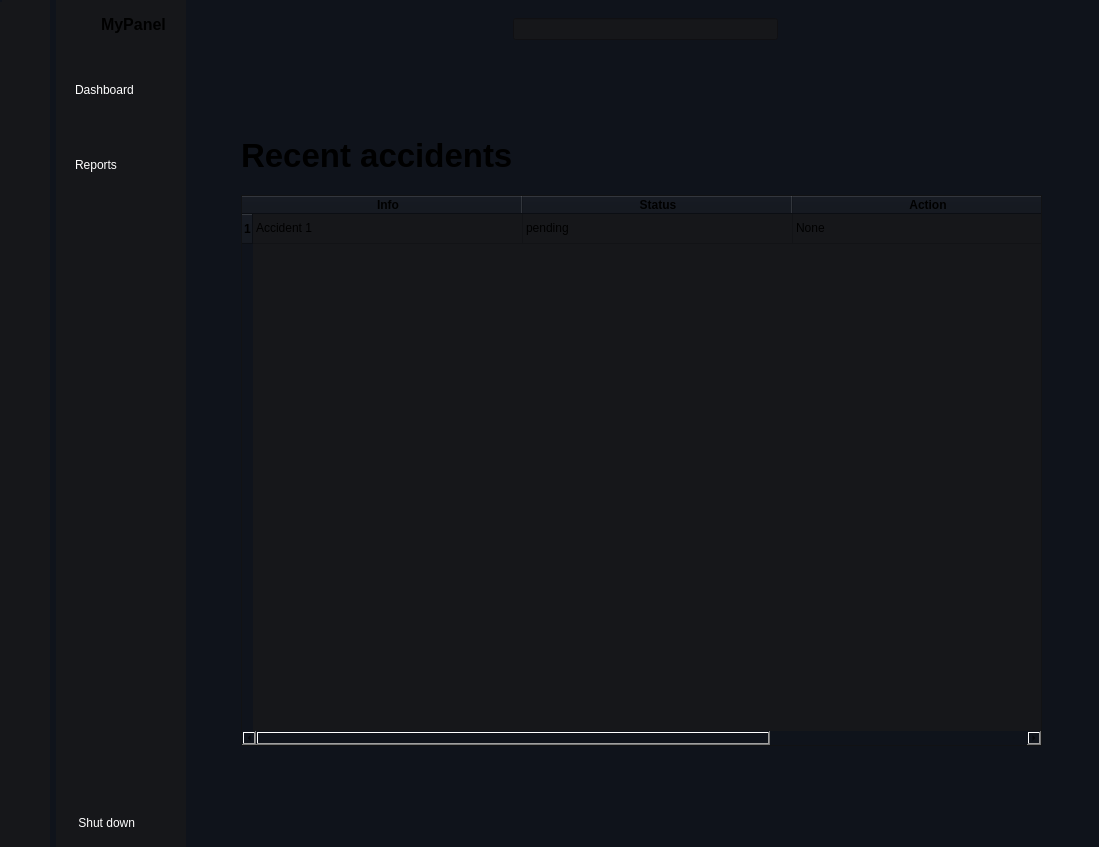
<?xml version="1.0" encoding="UTF-8"?>
<ui version="4.0">
 <class>MainWindow</class>
 <widget class="QMainWindow" name="MainWindow">
  <property name="geometry">
   <rect>
    <x>0</x>
    <y>0</y>
    <width>1099</width>
    <height>847</height>
   </rect>
  </property>
  <property name="windowTitle">
   <string>MainWindow</string>
  </property>
  <property name="styleSheet">
   <string notr="true">background-color: 
rgb(15, 19, 27);
</string>
  </property>
  <widget class="QWidget" name="centralwidget">
   <layout class="QGridLayout" name="gridLayout">
    <property name="leftMargin">
     <number>0</number>
    </property>
    <property name="topMargin">
     <number>0</number>
    </property>
    <property name="rightMargin">
     <number>0</number>
    </property>
    <property name="bottomMargin">
     <number>0</number>
    </property>
    <item row="0" column="0">
     <layout class="QHBoxLayout" name="horizontalLayout_4"/>
    </item>
    <item row="1" column="1">
     <widget class="QWidget" name="icon_name_widget" native="true">
      <property name="styleSheet">
       <string notr="true">QWidget{
background-color: rgb(22, 23, 26);}
QPushButton{
color: white;
height: 30px;
border:none;
}
</string>
      </property>
      <layout class="QVBoxLayout" name="verticalLayout_3">
       <item>
        <layout class="QHBoxLayout" name="horizontalLayout_5">
         <item>
          <widget class="QLabel" name="label">
           <property name="minimumSize">
            <size>
             <width>30</width>
             <height>30</height>
            </size>
           </property>
           <property name="maximumSize">
            <size>
             <width>30</width>
             <height>30</height>
            </size>
           </property>
           <property name="text">
            <string/>
           </property>
           <property name="pixmap">
            <pixmap resource="resources.qrc">:/images/dashboard.png</pixmap>
           </property>
           <property name="scaledContents">
            <bool>true</bool>
           </property>
          </widget>
         </item>
        </layout>
       </item>
       <item>
        <layout class="QVBoxLayout" name="verticalLayout">
         <property name="spacing">
          <number>45</number>
         </property>
         <property name="topMargin">
          <number>30</number>
         </property>
         <item>
          <widget class="QPushButton" name="dashboard_1">
           <property name="text">
            <string/>
           </property>
           <property name="icon">
            <iconset resource="resources.qrc">
             <normaloff>:/images/520-5203406_marqueur-google-map-icon-hd-png-download-removebg-preview.png</normaloff>:/images/520-5203406_marqueur-google-map-icon-hd-png-download-removebg-preview.png</iconset>
           </property>
           <property name="checkable">
            <bool>true</bool>
           </property>
           <property name="autoExclusive">
            <bool>true</bool>
           </property>
          </widget>
         </item>
         <item>
          <widget class="QPushButton" name="reports_1">
           <property name="text">
            <string/>
           </property>
           <property name="icon">
            <iconset resource="resources.qrc">
             <normaloff>:/images/view-details-xxl-removebg-preview.png</normaloff>:/images/view-details-xxl-removebg-preview.png</iconset>
           </property>
           <property name="checkable">
            <bool>true</bool>
           </property>
           <property name="autoExclusive">
            <bool>true</bool>
           </property>
          </widget>
         </item>
        </layout>
       </item>
       <item>
        <spacer name="verticalSpacer">
         <property name="orientation">
          <enum>Qt::Orientation::Vertical</enum>
         </property>
         <property name="sizeHint" stdset="0">
          <size>
           <width>20</width>
           <height>527</height>
          </size>
         </property>
        </spacer>
       </item>
       <item>
        <widget class="QPushButton" name="pushButton_6">
         <property name="text">
          <string/>
         </property>
         <property name="icon">
          <iconset resource="resources.qrc">
           <normaloff>:/images/log_out.png</normaloff>:/images/log_out.png</iconset>
         </property>
         <property name="checkable">
          <bool>true</bool>
         </property>
        </widget>
       </item>
      </layout>
     </widget>
    </item>
    <item row="1" column="3">
     <widget class="QWidget" name="icon_only_widget" native="true">
      <layout class="QVBoxLayout" name="verticalLayout_5">
       <item>
        <widget class="QWidget" name="heade_widget" native="true">
         <layout class="QHBoxLayout" name="horizontalLayout_6">
          <property name="topMargin">
           <number>9</number>
          </property>
          <item>
           <widget class="QPushButton" name="menu">
            <property name="styleSheet">
             <string notr="true">border: none;</string>
            </property>
            <property name="text">
             <string/>
            </property>
            <property name="icon">
             <iconset resource="resources.qrc">
              <normaloff>:/images/535146.png</normaloff>:/images/535146.png</iconset>
            </property>
            <property name="iconSize">
             <size>
              <width>20</width>
              <height>20</height>
             </size>
            </property>
            <property name="checkable">
             <bool>true</bool>
            </property>
           </widget>
          </item>
          <item>
           <spacer name="horizontalSpacer">
            <property name="orientation">
             <enum>Qt::Orientation::Horizontal</enum>
            </property>
            <property name="sizeHint" stdset="0">
             <size>
              <width>253</width>
              <height>17</height>
             </size>
            </property>
           </spacer>
          </item>
          <item>
           <widget class="QLineEdit" name="lineEdit">
            <property name="styleSheet">
             <string notr="true">background-color: rgb(15, 19, 27);
background-color: rgb(64, 62, 62);
background-color: rgb(22, 23, 26);
</string>
            </property>
           </widget>
          </item>
          <item>
           <widget class="QPushButton" name="pushButton_14">
            <property name="styleSheet">
             <string notr="true">border:none;</string>
            </property>
            <property name="text">
             <string/>
            </property>
            <property name="icon">
             <iconset resource="resources.qrc">
              <normaloff>:/images/ser.png</normaloff>:/images/ser.png</iconset>
            </property>
           </widget>
          </item>
          <item>
           <spacer name="horizontalSpacer_2">
            <property name="orientation">
             <enum>Qt::Orientation::Horizontal</enum>
            </property>
            <property name="sizeHint" stdset="0">
             <size>
              <width>253</width>
              <height>20</height>
             </size>
            </property>
           </spacer>
          </item>
         </layout>
        </widget>
       </item>
       <item>
        <widget class="QStackedWidget" name="stackedWidget">
         <property name="styleSheet">
          <string notr="true">background-color: rgb(15, 19, 27);
background-color: rgb(220, 138, 221);
background-color: rgb(15, 19, 27);

</string>
         </property>
         <property name="currentIndex">
          <number>2</number>
         </property>
         <widget class="QWidget" name="Dashboard_page">
          <widget class="QLabel" name="label_4">
           <property name="geometry">
            <rect>
             <x>310</x>
             <y>250</y>
             <width>291</width>
             <height>151</height>
            </rect>
           </property>
           <property name="font">
            <font>
             <pointsize>25</pointsize>
            </font>
           </property>
           <property name="text">
            <string>Dashboard page</string>
           </property>
          </widget>
         </widget>
         <widget class="QWidget" name="Notifications_page"/>
         <widget class="QWidget" name="Reports_page">
          <widget class="QLabel" name="label_6">
           <property name="geometry">
            <rect>
             <x>40</x>
             <y>70</y>
             <width>271</width>
             <height>61</height>
            </rect>
           </property>
           <property name="font">
            <font>
             <pointsize>25</pointsize>
             <bold>true</bold>
            </font>
           </property>
           <property name="text">
            <string>Recent accidents</string>
           </property>
          </widget>
          <widget class="QTableWidget" name="tableWidget">
           <property name="geometry">
            <rect>
             <x>40</x>
             <y>140</y>
             <width>801</width>
             <height>551</height>
            </rect>
           </property>
           <property name="maximumSize">
            <size>
             <width>801</width>
             <height>16777215</height>
            </size>
           </property>
           <property name="styleSheet">
            <string notr="true">QHeaderView::section{
font-weight: bold;
background-color: rgb(15, 19, 27);


}
QTableWidget{
	alternate-background-color:  rgb(15, 19, 27);
	background-color: rgb(22, 23, 26);

}
</string>
           </property>
           <property name="alternatingRowColors">
            <bool>true</bool>
           </property>
           <attribute name="horizontalHeaderCascadingSectionResizes">
            <bool>false</bool>
           </attribute>
           <attribute name="horizontalHeaderMinimumSectionSize">
            <number>57</number>
           </attribute>
           <attribute name="horizontalHeaderDefaultSectionSize">
            <number>270</number>
           </attribute>
           <attribute name="verticalHeaderMinimumSectionSize">
            <number>21</number>
           </attribute>
           <attribute name="verticalHeaderDefaultSectionSize">
            <number>30</number>
           </attribute>
           <row/>
           <column>
            <property name="text">
             <string>Info</string>
            </property>
           </column>
           <column>
            <property name="text">
             <string>Status</string>
            </property>
           </column>
           <column>
            <property name="text">
             <string>Action</string>
            </property>
           </column>
           <item row="0" column="0">
            <property name="text">
             <string>Accident 1</string>
            </property>
           </item>
           <item row="0" column="1">
            <property name="text">
             <string>pending</string>
            </property>
           </item>
           <item row="0" column="2">
            <property name="text">
             <string>None</string>
            </property>
           </item>
          </widget>
         </widget>
        </widget>
       </item>
      </layout>
     </widget>
    </item>
    <item row="1" column="2">
     <widget class="QWidget" name="main_menu" native="true">
      <property name="styleSheet">
       <string notr="true">QWidget{
background-color: rgb(22, 23, 26);}
QPushButton{
color: white;
text-align: left;
height: 30px;
border:none;
padding-left:10px;
border-top-left-radius:10px;
border-bottom-left-radius:10px;


}

QPushButton:checked{
background: rgb(15, 19, 27);
font-weigth: bold;
}</string>
      </property>
      <layout class="QVBoxLayout" name="verticalLayout_4">
       <property name="rightMargin">
        <number>0</number>
       </property>
       <item>
        <layout class="QHBoxLayout" name="horizontalLayout_2">
         <property name="rightMargin">
          <number>20</number>
         </property>
         <item>
          <widget class="QLabel" name="label_2">
           <property name="minimumSize">
            <size>
             <width>30</width>
             <height>30</height>
            </size>
           </property>
           <property name="maximumSize">
            <size>
             <width>30</width>
             <height>30</height>
            </size>
           </property>
           <property name="text">
            <string/>
           </property>
           <property name="pixmap">
            <pixmap resource="resources.qrc">:/images/dashboard.png</pixmap>
           </property>
           <property name="scaledContents">
            <bool>true</bool>
           </property>
          </widget>
         </item>
         <item>
          <widget class="QLabel" name="label_3">
           <property name="font">
            <font>
             <pointsize>12</pointsize>
             <bold>true</bold>
            </font>
           </property>
           <property name="text">
            <string>MyPanel</string>
           </property>
          </widget>
         </item>
        </layout>
       </item>
       <item>
        <layout class="QVBoxLayout" name="verticalLayout_2">
         <property name="spacing">
          <number>45</number>
         </property>
         <property name="topMargin">
          <number>30</number>
         </property>
         <item>
          <widget class="QPushButton" name="dashboard_2">
           <property name="text">
            <string>Dashboard</string>
           </property>
           <property name="icon">
            <iconset resource="resources.qrc">
             <normaloff>:/images/520-5203406_marqueur-google-map-icon-hd-png-download-removebg-preview.png</normaloff>:/images/520-5203406_marqueur-google-map-icon-hd-png-download-removebg-preview.png</iconset>
           </property>
           <property name="checkable">
            <bool>true</bool>
           </property>
           <property name="autoExclusive">
            <bool>true</bool>
           </property>
          </widget>
         </item>
         <item>
          <widget class="QPushButton" name="reports_2">
           <property name="text">
            <string>Reports</string>
           </property>
           <property name="icon">
            <iconset resource="resources.qrc">
             <normaloff>:/images/view-details-xxl-removebg-preview.png</normaloff>:/images/view-details-xxl-removebg-preview.png</iconset>
           </property>
           <property name="checkable">
            <bool>true</bool>
           </property>
           <property name="autoExclusive">
            <bool>true</bool>
           </property>
          </widget>
         </item>
        </layout>
       </item>
       <item>
        <spacer name="verticalSpacer_2">
         <property name="orientation">
          <enum>Qt::Orientation::Vertical</enum>
         </property>
         <property name="sizeHint" stdset="0">
          <size>
           <width>20</width>
           <height>338</height>
          </size>
         </property>
        </spacer>
       </item>
       <item>
        <widget class="QPushButton" name="pushButton_12">
         <property name="text">
          <string> Shut down</string>
         </property>
         <property name="icon">
          <iconset resource="resources.qrc">
           <normaloff>:/images/log_out.png</normaloff>:/images/log_out.png</iconset>
         </property>
         <property name="checkable">
          <bool>true</bool>
         </property>
        </widget>
       </item>
      </layout>
     </widget>
    </item>
   </layout>
   <widget class="QWidget" name="layoutWidget">
    <property name="geometry">
     <rect>
      <x>0</x>
      <y>0</y>
      <width>2</width>
      <height>2</height>
     </rect>
    </property>
    <layout class="QHBoxLayout" name="horizontalLayout"/>
   </widget>
   <widget class="QWidget" name="layoutWidget">
    <property name="geometry">
     <rect>
      <x>0</x>
      <y>0</y>
      <width>2</width>
      <height>2</height>
     </rect>
    </property>
    <layout class="QHBoxLayout" name="horizontalLayout_3"/>
   </widget>
  </widget>
 </widget>
 <resources>
  <include location="resources.qrc"/>
 </resources>
 <connections>
  <connection>
   <sender>menu</sender>
   <signal>toggled(bool)</signal>
   <receiver>icon_name_widget</receiver>
   <slot>setHidden(bool)</slot>
   <hints>
    <hint type="sourcelabel">
     <x>236</x>
     <y>47</y>
    </hint>
    <hint type="destinationlabel">
     <x>28</x>
     <y>411</y>
    </hint>
   </hints>
  </connection>
  <connection>
   <sender>menu</sender>
   <signal>toggled(bool)</signal>
   <receiver>main_menu</receiver>
   <slot>setVisible(bool)</slot>
   <hints>
    <hint type="sourcelabel">
     <x>229</x>
     <y>47</y>
    </hint>
    <hint type="destinationlabel">
     <x>195</x>
     <y>276</y>
    </hint>
   </hints>
  </connection>
  <connection>
   <sender>reports_1</sender>
   <signal>toggled(bool)</signal>
   <receiver>reports_2</receiver>
   <slot>setChecked(bool)</slot>
   <hints>
    <hint type="sourcelabel">
     <x>34</x>
     <y>176</y>
    </hint>
    <hint type="destinationlabel">
     <x>85</x>
     <y>177</y>
    </hint>
   </hints>
  </connection>
  <connection>
   <sender>dashboard_1</sender>
   <signal>toggled(bool)</signal>
   <receiver>dashboard_2</receiver>
   <slot>setChecked(bool)</slot>
   <hints>
    <hint type="sourcelabel">
     <x>45</x>
     <y>96</y>
    </hint>
    <hint type="destinationlabel">
     <x>97</x>
     <y>93</y>
    </hint>
   </hints>
  </connection>
  <connection>
   <sender>dashboard_2</sender>
   <signal>toggled(bool)</signal>
   <receiver>dashboard_1</receiver>
   <slot>setChecked(bool)</slot>
   <hints>
    <hint type="sourcelabel">
     <x>99</x>
     <y>101</y>
    </hint>
    <hint type="destinationlabel">
     <x>28</x>
     <y>101</y>
    </hint>
   </hints>
  </connection>
  <connection>
   <sender>reports_2</sender>
   <signal>toggled(bool)</signal>
   <receiver>reports_1</receiver>
   <slot>setChecked(bool)</slot>
   <hints>
    <hint type="sourcelabel">
     <x>80</x>
     <y>163</y>
    </hint>
    <hint type="destinationlabel">
     <x>47</x>
     <y>166</y>
    </hint>
   </hints>
  </connection>
  <connection>
   <sender>pushButton_6</sender>
   <signal>toggled(bool)</signal>
   <receiver>MainWindow</receiver>
   <slot>close()</slot>
   <hints>
    <hint type="sourcelabel">
     <x>31</x>
     <y>825</y>
    </hint>
    <hint type="destinationlabel">
     <x>32</x>
     <y>875</y>
    </hint>
   </hints>
  </connection>
  <connection>
   <sender>pushButton_12</sender>
   <signal>toggled(bool)</signal>
   <receiver>MainWindow</receiver>
   <slot>close()</slot>
   <hints>
    <hint type="sourcelabel">
     <x>112</x>
     <y>829</y>
    </hint>
    <hint type="destinationlabel">
     <x>117</x>
     <y>865</y>
    </hint>
   </hints>
  </connection>
 </connections>
</ui>
